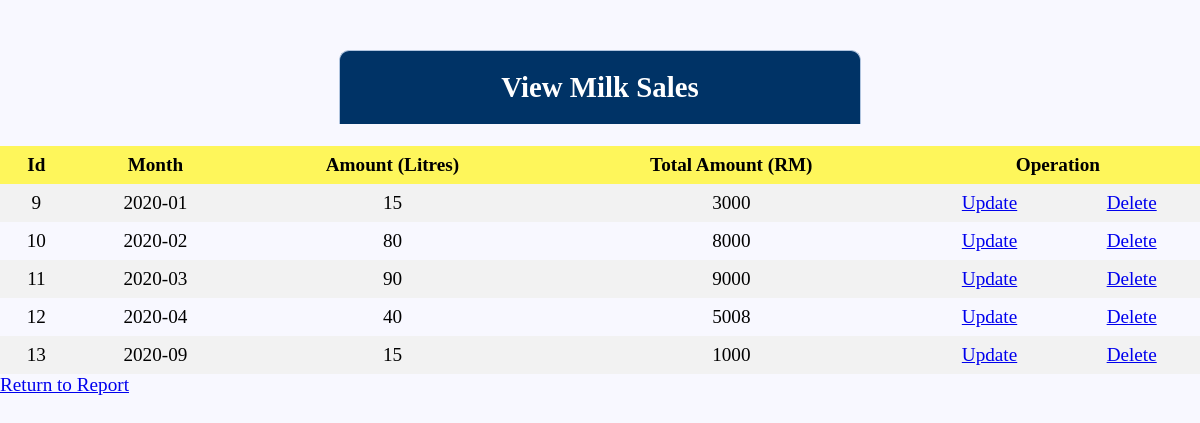
The app's page /viewmilksalereportadmin.php with its own data.
### tables this page shows
CREATE TABLE `milkreport` (
  `id` int(11) NOT NULL,
  `month` varchar(255) DEFAULT NULL,
  `amount` int(255) DEFAULT NULL,
  `total` decimal(65,0) DEFAULT NULL
);

### viewmilksalereportadmin.php (the view, shortened to what this page needs)
<?php
include_once('viewinc.php');
$query = "SELECT * FROM milkreport";
$results = mysqli_query($db, $query);
?>
<!DOCTYPE html>
<html>
<head>
  <link rel="stylesheet" type="text/css" href="styleadminview.css">
</head>
<body>
<div class="header">
	<h2>View Milk Sales </h2>
</div><br>
<table>
      <tr>
		  <th>Id</th>
          <th>Month</th>
          <th>Amount (Litres)</th>
          <th>Total Amount (RM)</th>
		  <th colspan="2">Operation</th>
		  </tr>
		<?php
		while($rows=mysqli_fetch_assoc($results))
		{
	?>
	        <tr>
			<td><?php echo $rows['id'];?></td>
			<td><?php echo $rows['month'];?></td>
			<td><?php echo $rows['amount'];?></td>
			<td><?php echo $rows['total'];?></td>
			<td><a href='updatemilkreportadmin.php?id=<?php echo $rows['id']; ?>& month=<?php echo $rows['month'];?>& amount=<?php echo $rows['amount'];?>& total=<?php echo $rows['total'];?>'>Update</a></td>
			<td><a href='deletemilkreportadmin.php?id=<?php echo $rows['id']; ?>& month=<?php echo $rows['month'];?>& amount=<?php echo $rows['amount'];?>& total=<?php echo $rows['total'];?>'>Delete</a></td>
			</tr>
		<?php
		}
		?>
    </table>
	<div class="footer">
	<a href="homereport.php">Return to Report</a>
	</div>
	</html>

### styleadminview.css (style rules this page uses)
* { margin: 0px; padding: 0px; }
body { font-size: 120%; background: #F8F8FF; }
.header { width: 40%; margin: 50px auto 0px; color: white; background: #003366; text-align: center; border: 1px solid #B0C4DE; border-bottom: none; border-radius: 10px 10px 0px 0px; padding: 20px; }
table { border-collapse: collapse; width: 100%; }
th, td { text-align: center; padding: 8px; }
tr:nth-child(even) { background-color: #f2f2f2 }
th { background-color: #FEF65B; color: black; }

### records on screen
milkreport: id "9", month "2020-01", amount "15", total "3000"
milkreport: id "10", month "2020-02", amount "80", total "8000"
milkreport: id "11", month "2020-03", amount "90", total "9000"
milkreport: id "12", month "2020-04", amount "40", total "5008"
milkreport: id "13", month "2020-09", amount "15", total "1000"
